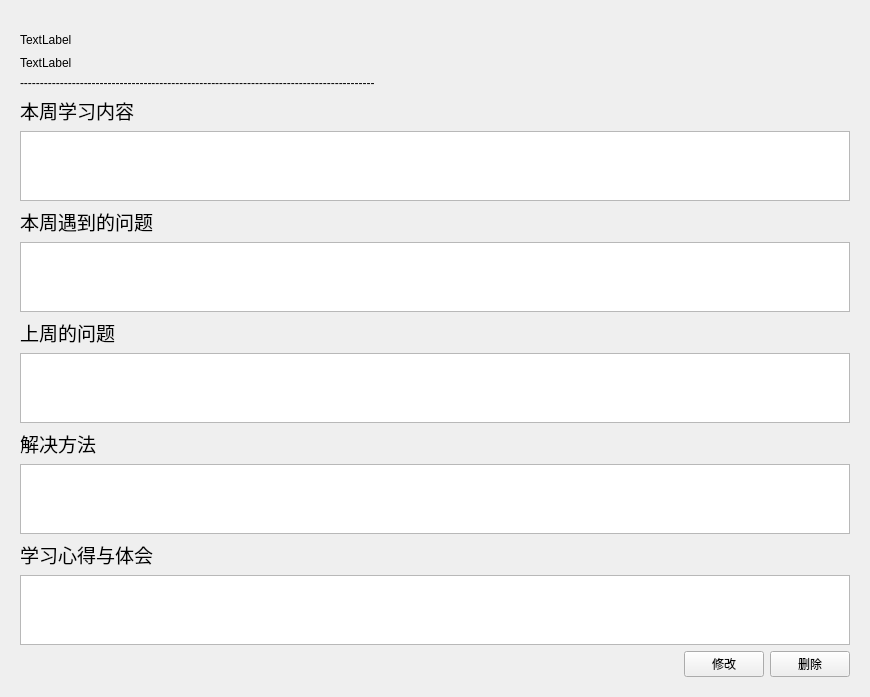
<?xml version="1.0" encoding="UTF-8"?>
<ui version="4.0">
 <class>ReportDetail</class>
 <widget class="QWidget" name="ReportDetail">
  <property name="geometry">
   <rect>
    <x>0</x>
    <y>0</y>
    <width>870</width>
    <height>657</height>
   </rect>
  </property>
  <property name="windowTitle">
   <string>Form</string>
  </property>
  <layout class="QVBoxLayout" name="verticalLayout_3">
   <property name="leftMargin">
    <number>20</number>
   </property>
   <property name="topMargin">
    <number>20</number>
   </property>
   <property name="rightMargin">
    <number>20</number>
   </property>
   <property name="bottomMargin">
    <number>20</number>
   </property>
   <item>
    <spacer name="verticalSpacer">
     <property name="orientation">
      <enum>Qt::Vertical</enum>
     </property>
     <property name="sizeType">
      <enum>QSizePolicy::Fixed</enum>
     </property>
     <property name="sizeHint" stdset="0">
      <size>
       <width>20</width>
       <height>10</height>
      </size>
     </property>
    </spacer>
   </item>
   <item>
    <layout class="QHBoxLayout" name="horizontalLayout_3">
     <item>
      <widget class="QLabel" name="reporterDetail">
       <property name="text">
        <string>TextLabel</string>
       </property>
      </widget>
     </item>
     <item>
      <spacer name="horizontalSpacer_6">
       <property name="orientation">
        <enum>Qt::Horizontal</enum>
       </property>
       <property name="sizeHint" stdset="0">
        <size>
         <width>40</width>
         <height>20</height>
        </size>
       </property>
      </spacer>
     </item>
    </layout>
   </item>
   <item>
    <layout class="QHBoxLayout" name="horizontalLayout_2">
     <item>
      <widget class="QLabel" name="reportTime">
       <property name="text">
        <string>TextLabel</string>
       </property>
      </widget>
     </item>
    </layout>
   </item>
   <item>
    <layout class="QHBoxLayout" name="horizontalLayout">
     <item>
      <widget class="QLabel" name="label">
       <property name="text">
        <string>-----------------------------------------------------------------------------------------</string>
       </property>
      </widget>
     </item>
    </layout>
   </item>
   <item>
    <layout class="QVBoxLayout" name="verticalLayout">
     <item>
      <widget class="QLabel" name="LMain">
       <property name="text">
        <string>&lt;html&gt;&lt;head/&gt;&lt;body&gt;&lt;p&gt;&lt;span style=&quot; font-size:14pt;&quot;&gt;本周学习内容&lt;/span&gt;&lt;/p&gt;&lt;/body&gt;&lt;/html&gt;</string>
       </property>
      </widget>
     </item>
     <item>
      <widget class="QPlainTextEdit" name="reportMainPlainTextEdit"/>
     </item>
    </layout>
   </item>
   <item>
    <layout class="QGridLayout" name="gridLayout">
     <item row="0" column="0">
      <widget class="QLabel" name="LQuestionForSolve">
       <property name="text">
        <string>&lt;html&gt;&lt;head/&gt;&lt;body&gt;&lt;p&gt;&lt;span style=&quot; font-size:14pt;&quot;&gt;本周遇到的问题&lt;/span&gt;&lt;/p&gt;&lt;/body&gt;&lt;/html&gt;</string>
       </property>
      </widget>
     </item>
     <item row="1" column="0">
      <widget class="QPlainTextEdit" name="reportQuestionForSolve"/>
     </item>
    </layout>
   </item>
   <item>
    <layout class="QGridLayout" name="gridLayout_2">
     <item row="0" column="0">
      <widget class="QLabel" name="LQuestionFromLastWeek">
       <property name="text">
        <string>&lt;html&gt;&lt;head/&gt;&lt;body&gt;&lt;p&gt;&lt;span style=&quot; font-size:14pt;&quot;&gt;上周的问题&lt;/span&gt;&lt;/p&gt;&lt;/body&gt;&lt;/html&gt;</string>
       </property>
      </widget>
     </item>
     <item row="1" column="0">
      <widget class="QPlainTextEdit" name="reportQuestionFromLastWeek"/>
     </item>
    </layout>
   </item>
   <item>
    <layout class="QGridLayout" name="gridLayout_3">
     <item row="0" column="0">
      <widget class="QLabel" name="LQuestionForSolved">
       <property name="text">
        <string>&lt;html&gt;&lt;head/&gt;&lt;body&gt;&lt;p&gt;&lt;span style=&quot; font-size:14pt;&quot;&gt;解决方法&lt;/span&gt;&lt;/p&gt;&lt;/body&gt;&lt;/html&gt;</string>
       </property>
      </widget>
     </item>
     <item row="1" column="0">
      <widget class="QPlainTextEdit" name="reportQuestionHasSolved"/>
     </item>
    </layout>
   </item>
   <item>
    <layout class="QVBoxLayout" name="verticalLayout_2">
     <item>
      <widget class="QLabel" name="LYourGet">
       <property name="text">
        <string>&lt;html&gt;&lt;head/&gt;&lt;body&gt;&lt;p&gt;&lt;span style=&quot; font-size:14pt;&quot;&gt;学习心得与体会&lt;/span&gt;&lt;/p&gt;&lt;/body&gt;&lt;/html&gt;</string>
       </property>
      </widget>
     </item>
     <item>
      <widget class="QPlainTextEdit" name="reportYourGet"/>
     </item>
    </layout>
   </item>
   <item>
    <layout class="QHBoxLayout" name="horizontalLayout_4">
     <item>
      <spacer name="horizontalSpacer">
       <property name="orientation">
        <enum>Qt::Horizontal</enum>
       </property>
       <property name="sizeHint" stdset="0">
        <size>
         <width>40</width>
         <height>20</height>
        </size>
       </property>
      </spacer>
     </item>
     <item>
      <widget class="QPushButton" name="updateButton">
       <property name="text">
        <string>修改</string>
       </property>
      </widget>
     </item>
     <item>
      <widget class="QPushButton" name="deleteButton">
       <property name="text">
        <string>删除</string>
       </property>
      </widget>
     </item>
    </layout>
   </item>
  </layout>
 </widget>
 <resources/>
 <connections/>
</ui>
